Frame 1 (no input): blank canvas, image omitted
Frame 60 (no input): blank canvas, image omitted
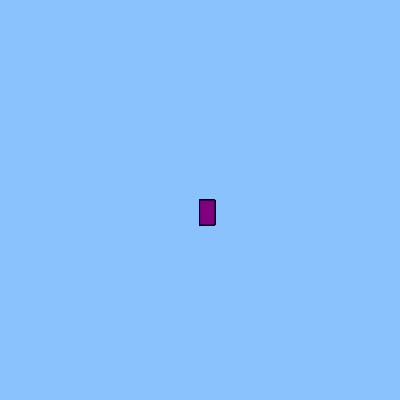
Frame 120 (the mouse pressed at the canvas centre since frame 60)

The p5.js sketch whose frames 1 and 60 were blank and that drew this single picture after the mouse press (run headless with seeded random() and noise() and a simulated clock; from frame 60 on, the mouse is pressed at the canvas centre):

// p5.js sketch
// ── sketch.js
function setup() {
    createCanvas(400, 400);
    background(138, 194, 253);
  }
  
  function draw() {
  
    stroke("black");
    fill("purple ");
  
    // console.log(mouselsPressed);
  
    if (mouseIsPressed) {
      rect(mouseX, mouseY, 15, 25);
    }
  }
